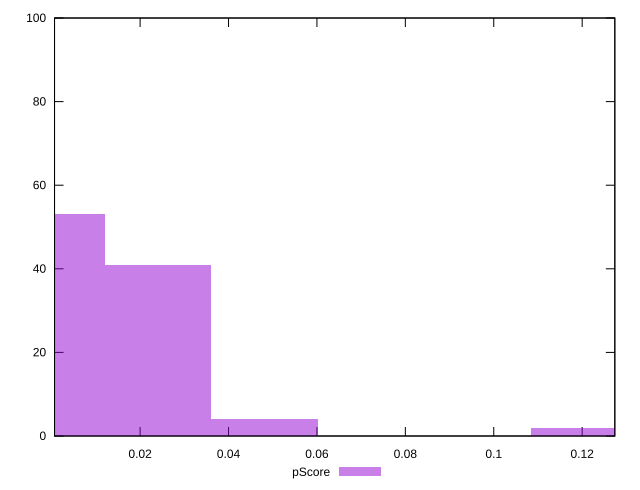

gnuplot code for this plot:
reset

$pScore <<EOF
0.12043353688800035 2
0 53
0.048173414755200136 4
0.024086707377600068 41
EOF

set key outside below
set boxwidth 0.024086707377600068
set xrange [0.0006400645059535526:0.12738850416923164]
set yrange [0:100]
set trange [0:100]
set style fill transparent solid 0.5 noborder
set terminal svg size 640, 490 enhanced background rgb 'white'
set output "report/report_00029_2021-02-24T13-36-40.390Z/max-potential-fid/samples/astro/pScore/histogram.svg"

plot $pScore title "pScore" with boxes

reset
